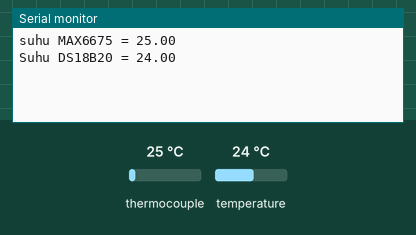
Simulated run of this sketch. Board: Arduino Uno, built with avr-gcc and run on an emulated ATmega328P. On the bench: the last lines printed to the serial monitor. The test bench sets the inputs (shaded band); at power-on: thermocouple 25 °C, temperature 24 °C.

Above: at 1.7 s.
1.8 s: thermocouple set to 6 °C
At 3.2 s:
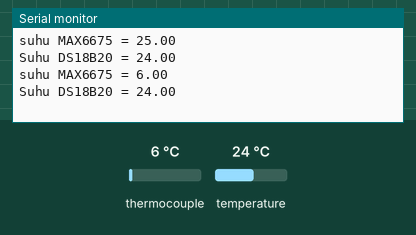
3.6 s: temperature set to 12 °C
At 4.2 s:
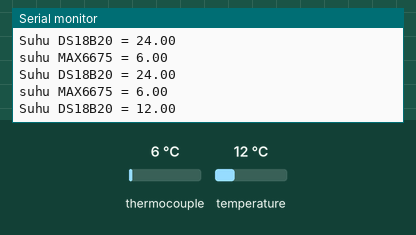
5.4 s: thermocouple set to 75 °C
At 7.0 s:
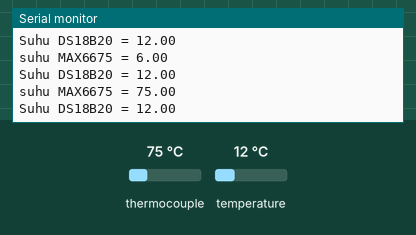
7.2 s: temperature set to 19 °C
At 8.2 s:
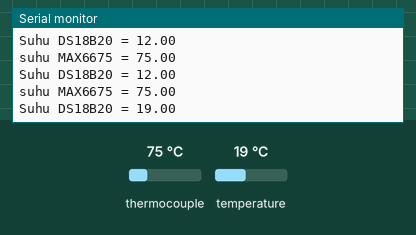
Timing chart, 0 to 10.0 s (numbered marks = the images above; inputs shaded):
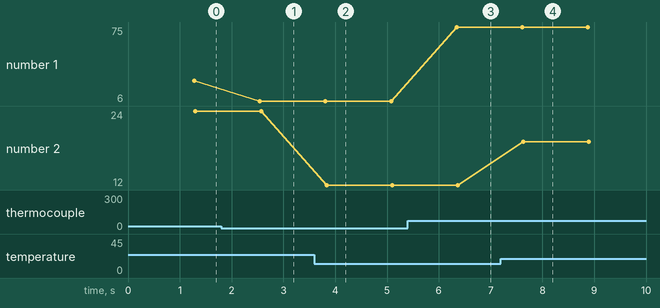

Measured:
- after the input at 1.8 s, the serial monitor: prints a new line after 0.75 s (image 1)
- after the input at 3.6 s, the serial monitor: prints a new line after 0.23 s (image 2)
- after the input at 5.4 s, the serial monitor: prints a new line after 0.94 s (image 3)
- after the input at 7.2 s, the serial monitor: prints a new line after 0.43 s (image 4)
- plotted number 1: 25 → 6 after the input at 1.8 s, 6 → 75 after the input at 5.4 s
- plotted number 2: 24 → 12 after the input at 3.6 s, 12 → 19 after the input at 7.2 s

The sketch:

sensor_suhu.ino
```cpp
#include "max6675.h"
#include <OneWire.h>
#include<DallasTemperature.h>
#define ONE_WIRE_PIN 3          // pin DS18B20

int thermoDO = 6;
int thermoCS = 5;
int thermoCLK = 4;

MAX6675 sensorMAX6675(thermoCLK, thermoCS, thermoDO);
OneWire oneWire(ONE_WIRE_PIN);
DallasTemperature sensorDS18B20(&oneWire);
float suhu_DS18B20=0;
float suhu_MAX6675=0;

void setup () {
  Serial.begin(9600);
  sensorDS18B20.begin();
  delay(500); //delay penstabil MAX6675
}

void loop() {
  //pembacaan suhu melalui sensor DS18B20
  sensorDS18B20.requestTemperatures();
  suhu_DS18B20=sensorDS18B20.getTempCByIndex(0);

  //pembacaan suhu melalui sensor MAX6675
  suhu_MAX6675= sensorMAX6675.readCelsius();

  Serial.print("suhu MAX6675 = ");
  Serial.println(suhu_MAX6675);
  Serial.print("Suhu DS18B20 = ");
  Serial.println(suhu_DS18B20);
  Serial.println();
  delay(500);
}
```
